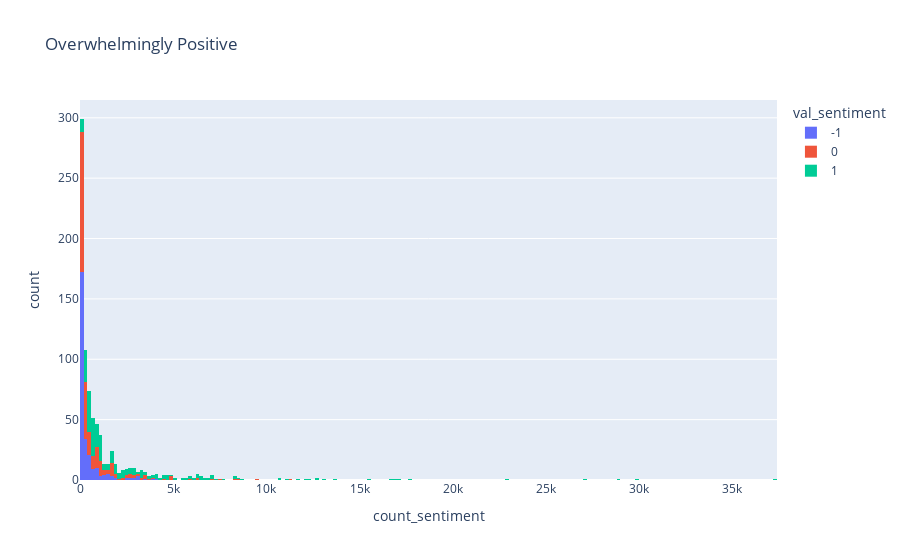
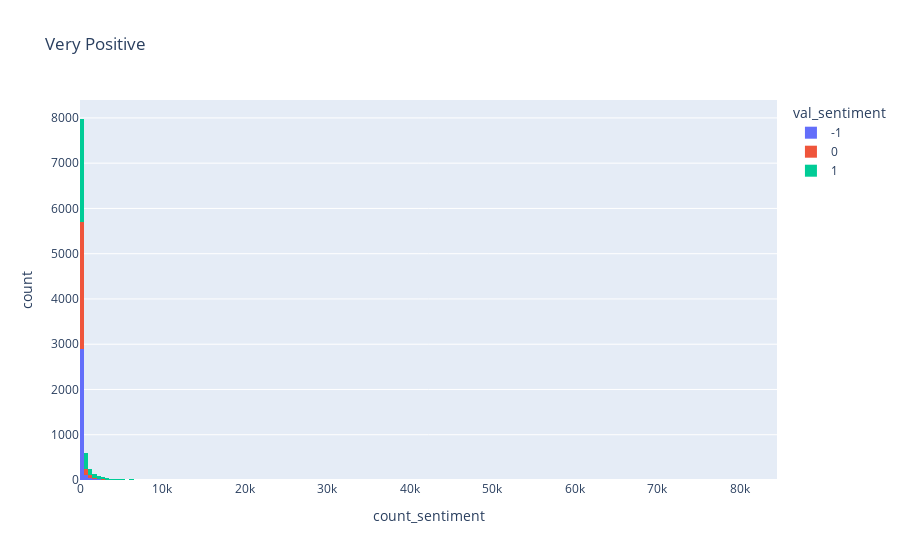
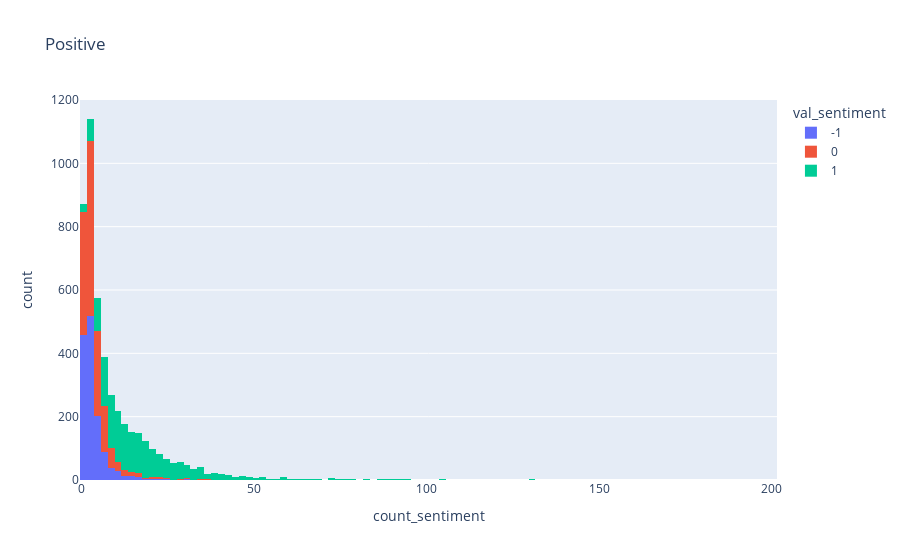
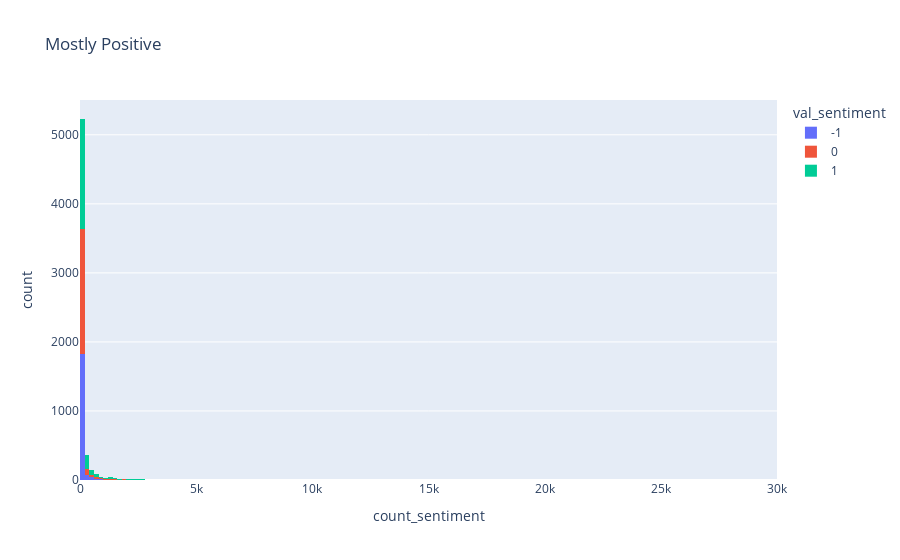

The code cell stored with these charts, in order, in its notebook:
### Code cell
for sentiment in sentiment_list:
    df = count_sentiment.select('count_sentiment', 'val_sentiment').where(indexed_df.sentiment == sentiment).sort('val_sentiment')
    fig = px.histogram(df, x='count_sentiment', color='val_sentiment', title=sentiment, nbins = 200)
    fig.show()

### Figure 1 — Plotly figure (JSON) as saved in the notebook; plotly's stock layout.template omitted (floating-point values rounded to 4 significant figures; data arrays with more than 128 entries replaced by an {"elided": "..."} marker saying what was removed)
{"data": [{"alignmentgroup": "True", "bingroup": "x", "hovertemplate": "val_sentiment=-1<br>count_sentiment=%{x}<br>count=%{y}<extra></extra>", "legendgroup": "-1", "marker": {"color": "#636efa", "pattern": {"shape": ""}}, "name": "-1", "nbinsx": 200, "offsetgroup": "-1", "orientation": "v", "showlegend": true, "type": "histogram", "x": {"elided": "275 int values"}, "xaxis": "x", "yaxis": "y"}, {"alignmentgroup": "True", "bingroup": "x", "hovertemplate": "val_sentiment=0<br>count_sentiment=%{x}<br>count=%{y}<extra></extra>", "legendgroup": "0", "marker": {"color": "#EF553B", "pattern": {"shape": ""}}, "name": "0", "nbinsx": 200, "offsetgroup": "0", "orientation": "v", "showlegend": true, "type": "histogram", "x": {"elided": "276 int values"}, "xaxis": "x", "yaxis": "y"}, {"alignmentgroup": "True", "bingroup": "x", "hovertemplate": "val_sentiment=1<br>count_sentiment=%{x}<br>count=%{y}<extra></extra>", "legendgroup": "1", "marker": {"color": "#00cc96", "pattern": {"shape": ""}}, "name": "1", "nbinsx": 200, "offsetgroup": "1", "orientation": "v", "showlegend": true, "type": "histogram", "x": {"elided": "276 int values"}, "xaxis": "x", "yaxis": "y"}], "layout": {"barmode": "relative", "legend": {"title": {"text": "val_sentiment"}, "tracegroupgap": 0}, "title": {"text": "Overwhelmingly Positive"}, "xaxis": {"anchor": "y", "domain": [0, 1], "title": {"text": "count_sentiment"}}, "yaxis": {"anchor": "x", "domain": [0, 1], "title": {"text": "count"}}}}

### Figure 2 — Plotly figure (JSON) as saved in the notebook; plotly's stock layout.template omitted (floating-point values rounded to 4 significant figures; data arrays with more than 128 entries replaced by an {"elided": "..."} marker saying what was removed)
{"data": [{"alignmentgroup": "True", "bingroup": "x", "hovertemplate": "val_sentiment=-1<br>count_sentiment=%{x}<br>count=%{y}<extra></extra>", "legendgroup": "-1", "marker": {"color": "#636efa", "pattern": {"shape": ""}}, "name": "-1", "nbinsx": 200, "offsetgroup": "-1", "orientation": "v", "showlegend": true, "type": "histogram", "x": {"elided": "3078 int values"}, "xaxis": "x", "yaxis": "y"}, {"alignmentgroup": "True", "bingroup": "x", "hovertemplate": "val_sentiment=0<br>count_sentiment=%{x}<br>count=%{y}<extra></extra>", "legendgroup": "0", "marker": {"color": "#EF553B", "pattern": {"shape": ""}}, "name": "0", "nbinsx": 200, "offsetgroup": "0", "orientation": "v", "showlegend": true, "type": "histogram", "x": {"elided": "3113 int values"}, "xaxis": "x", "yaxis": "y"}, {"alignmentgroup": "True", "bingroup": "x", "hovertemplate": "val_sentiment=1<br>count_sentiment=%{x}<br>count=%{y}<extra></extra>", "legendgroup": "1", "marker": {"color": "#00cc96", "pattern": {"shape": ""}}, "name": "1", "nbinsx": 200, "offsetgroup": "1", "orientation": "v", "showlegend": true, "type": "histogram", "x": {"elided": "3129 int values"}, "xaxis": "x", "yaxis": "y"}], "layout": {"barmode": "relative", "legend": {"title": {"text": "val_sentiment"}, "tracegroupgap": 0}, "title": {"text": "Very Positive"}, "xaxis": {"anchor": "y", "domain": [0, 1], "title": {"text": "count_sentiment"}}, "yaxis": {"anchor": "x", "domain": [0, 1], "title": {"text": "count"}}}}

### Figure 3 — Plotly figure (JSON) as saved in the notebook; plotly's stock layout.template omitted (floating-point values rounded to 4 significant figures; data arrays with more than 128 entries replaced by an {"elided": "..."} marker saying what was removed)
{"data": [{"alignmentgroup": "True", "bingroup": "x", "hovertemplate": "val_sentiment=-1<br>count_sentiment=%{x}<br>count=%{y}<extra></extra>", "legendgroup": "-1", "marker": {"color": "#636efa", "pattern": {"shape": ""}}, "name": "-1", "nbinsx": 200, "offsetgroup": "-1", "orientation": "v", "showlegend": true, "type": "histogram", "x": {"elided": "1383 int values"}, "xaxis": "x", "yaxis": "y"}, {"alignmentgroup": "True", "bingroup": "x", "hovertemplate": "val_sentiment=0<br>count_sentiment=%{x}<br>count=%{y}<extra></extra>", "legendgroup": "0", "marker": {"color": "#EF553B", "pattern": {"shape": ""}}, "name": "0", "nbinsx": 200, "offsetgroup": "0", "orientation": "v", "showlegend": true, "type": "histogram", "x": {"elided": "1525 int values"}, "xaxis": "x", "yaxis": "y"}, {"alignmentgroup": "True", "bingroup": "x", "hovertemplate": "val_sentiment=1<br>count_sentiment=%{x}<br>count=%{y}<extra></extra>", "legendgroup": "1", "marker": {"color": "#00cc96", "pattern": {"shape": ""}}, "name": "1", "nbinsx": 200, "offsetgroup": "1", "orientation": "v", "showlegend": true, "type": "histogram", "x": {"elided": "1828 int values"}, "xaxis": "x", "yaxis": "y"}], "layout": {"barmode": "relative", "legend": {"title": {"text": "val_sentiment"}, "tracegroupgap": 0}, "title": {"text": "Positive"}, "xaxis": {"anchor": "y", "domain": [0, 1], "title": {"text": "count_sentiment"}}, "yaxis": {"anchor": "x", "domain": [0, 1], "title": {"text": "count"}}}}

### Figure 4 — Plotly figure (JSON) as saved in the notebook; plotly's stock layout.template omitted (floating-point values rounded to 4 significant figures; data arrays with more than 128 entries replaced by an {"elided": "..."} marker saying what was removed)
{"data": [{"alignmentgroup": "True", "bingroup": "x", "hovertemplate": "val_sentiment=-1<br>count_sentiment=%{x}<br>count=%{y}<extra></extra>", "legendgroup": "-1", "marker": {"color": "#636efa", "pattern": {"shape": ""}}, "name": "-1", "nbinsx": 200, "offsetgroup": "-1", "orientation": "v", "showlegend": true, "type": "histogram", "x": {"elided": "2002 int values"}, "xaxis": "x", "yaxis": "y"}, {"alignmentgroup": "True", "bingroup": "x", "hovertemplate": "val_sentiment=0<br>count_sentiment=%{x}<br>count=%{y}<extra></extra>", "legendgroup": "0", "marker": {"color": "#EF553B", "pattern": {"shape": ""}}, "name": "0", "nbinsx": 200, "offsetgroup": "0", "orientation": "v", "showlegend": true, "type": "histogram", "x": {"elided": "2015 int values"}, "xaxis": "x", "yaxis": "y"}, {"alignmentgroup": "True", "bingroup": "x", "hovertemplate": "val_sentiment=1<br>count_sentiment=%{x}<br>count=%{y}<extra></extra>", "legendgroup": "1", "marker": {"color": "#00cc96", "pattern": {"shape": ""}}, "name": "1", "nbinsx": 200, "offsetgroup": "1", "orientation": "v", "showlegend": true, "type": "histogram", "x": {"elided": "2081 int values"}, "xaxis": "x", "yaxis": "y"}], "layout": {"barmode": "relative", "legend": {"title": {"text": "val_sentiment"}, "tracegroupgap": 0}, "title": {"text": "Mostly Positive"}, "xaxis": {"anchor": "y", "domain": [0, 1], "title": {"text": "count_sentiment"}}, "yaxis": {"anchor": "x", "domain": [0, 1], "title": {"text": "count"}}}}
